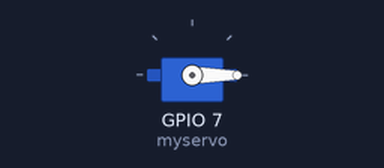
The sketch below on a simulated ESP32. On the bench: servo.

Above: at 0.05 s.
At 3.0 s:
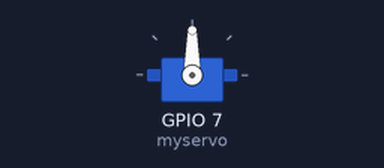
At 6.0 s:
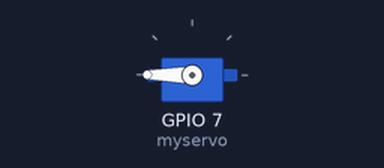
Timing chart, 0 to 7.8 s (numbered marks = the images above):
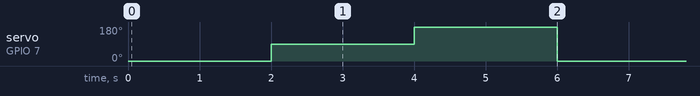

The sketch:

servomotor.ino
```cpp
#include <ESP32Servo.h>
Servo myservo;
void setup() {
  // put your setup code here, to run once:
  myservo.attach(7);
  Serial.begin(9600);

}

void loop() {
  // put your main code here, to run repeatedly:
  myservo.write(0);
  delay(2000);
   myservo.write(90);
  delay(2000);
   myservo.write(180);
  delay(2000);
}
```

Measured:
- by itself, servo on GPIO 7 (myservo): repeats every 6.0 s: 180° 2.0 s, 0° 2.0 s, 90° 2.0 s
